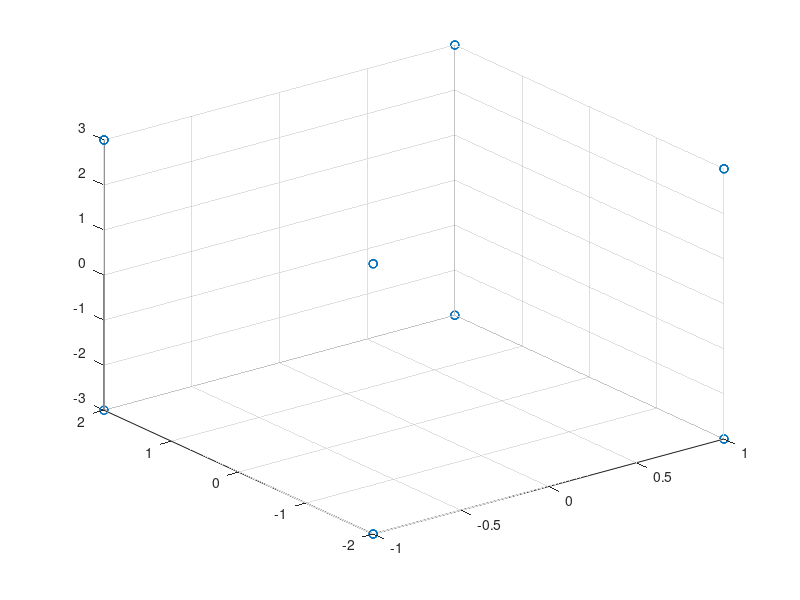

Source code (MATLAB):
Mesh = [-1 -2  3;...
         1 -2  3;...
         1  2  3;... %3
        -1  2  3;... %4
         1 -2 -3;...
         1  2 -3;... %6
        -1 -2 -3;...
        -1  2 -3;... %8
         1 -2 -3]; %9
                                
iMesh = [1, 2, 3;... %1
         1, 3, 4;... %2 
         2, 5, 6;... %3
         2, 6, 3;... %4
         5, 7, 8;... %5
         9, 1, 4;... %6
         7, 1, 4;... %7
         7, 4, 8;... %8
         4, 3, 6;... %9
         4, 6, 8;... %10
         2, 7, 5;... %11
         2, 1, 7];
     
plott = [];
for i=1:12
    triangle = Mesh(iMesh(i,:),:);
    plott = [plott; triangle];
end
x = plott(:,1);
y = plott(:,2);
z = plott(:,3);
figure
scatter3(x, y, z)

save rect_prism.mat